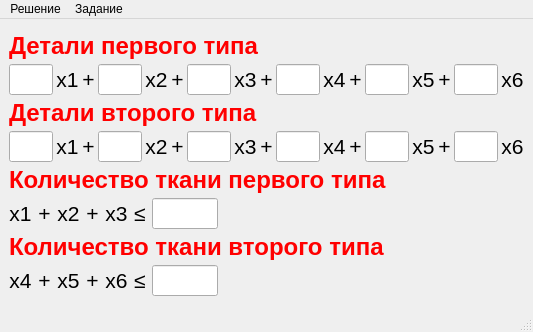
<?xml version="1.0" encoding="UTF-8"?>
<ui version="4.0">
 <class>GivenWindow</class>
 <widget class="QMainWindow" name="GivenWindow">
  <property name="geometry">
   <rect>
    <x>0</x>
    <y>0</y>
    <width>533</width>
    <height>332</height>
   </rect>
  </property>
  <property name="windowTitle">
   <string>Вариант 7</string>
  </property>
  <widget class="QWidget" name="centralwidget">
   <layout class="QGridLayout" name="gl_main">
    <property name="verticalSpacing">
     <number>0</number>
    </property>
    <item row="6" column="0" colspan="17">
     <widget class="QLabel" name="l_t2">
      <property name="sizePolicy">
       <sizepolicy hsizetype="Preferred" vsizetype="Fixed">
        <horstretch>0</horstretch>
        <verstretch>0</verstretch>
       </sizepolicy>
      </property>
      <property name="font">
       <font>
        <pointsize>18</pointsize>
        <bold>true</bold>
       </font>
      </property>
      <property name="styleSheet">
       <string notr="true">color:red</string>
      </property>
      <property name="text">
       <string>Количество ткани второго типа</string>
      </property>
     </widget>
    </item>
    <item row="7" column="0" colspan="17">
     <layout class="QHBoxLayout" name="hl_t2">
      <property name="spacing">
       <number>6</number>
      </property>
      <item>
       <widget class="QLabel" name="l_t2_x4">
        <property name="sizePolicy">
         <sizepolicy hsizetype="Fixed" vsizetype="Fixed">
          <horstretch>0</horstretch>
          <verstretch>0</verstretch>
         </sizepolicy>
        </property>
        <property name="font">
         <font>
          <pointsize>16</pointsize>
         </font>
        </property>
        <property name="text">
         <string>x4</string>
        </property>
        <property name="alignment">
         <set>Qt::AlignmentFlag::AlignCenter</set>
        </property>
       </widget>
      </item>
      <item>
       <widget class="QLabel" name="l_t2_x4_plus">
        <property name="sizePolicy">
         <sizepolicy hsizetype="Fixed" vsizetype="Fixed">
          <horstretch>0</horstretch>
          <verstretch>0</verstretch>
         </sizepolicy>
        </property>
        <property name="font">
         <font>
          <pointsize>16</pointsize>
         </font>
        </property>
        <property name="text">
         <string>+</string>
        </property>
        <property name="alignment">
         <set>Qt::AlignmentFlag::AlignCenter</set>
        </property>
       </widget>
      </item>
      <item>
       <widget class="QLabel" name="l_t2_x5">
        <property name="sizePolicy">
         <sizepolicy hsizetype="Fixed" vsizetype="Fixed">
          <horstretch>0</horstretch>
          <verstretch>0</verstretch>
         </sizepolicy>
        </property>
        <property name="font">
         <font>
          <pointsize>16</pointsize>
         </font>
        </property>
        <property name="text">
         <string>x5</string>
        </property>
        <property name="alignment">
         <set>Qt::AlignmentFlag::AlignCenter</set>
        </property>
       </widget>
      </item>
      <item>
       <widget class="QLabel" name="l_t2_x5_plus">
        <property name="sizePolicy">
         <sizepolicy hsizetype="Fixed" vsizetype="Fixed">
          <horstretch>0</horstretch>
          <verstretch>0</verstretch>
         </sizepolicy>
        </property>
        <property name="font">
         <font>
          <pointsize>16</pointsize>
         </font>
        </property>
        <property name="text">
         <string>+</string>
        </property>
        <property name="alignment">
         <set>Qt::AlignmentFlag::AlignCenter</set>
        </property>
       </widget>
      </item>
      <item>
       <widget class="QLabel" name="l_t2_x6">
        <property name="sizePolicy">
         <sizepolicy hsizetype="Fixed" vsizetype="Fixed">
          <horstretch>0</horstretch>
          <verstretch>0</verstretch>
         </sizepolicy>
        </property>
        <property name="font">
         <font>
          <pointsize>16</pointsize>
         </font>
        </property>
        <property name="text">
         <string>x6</string>
        </property>
        <property name="alignment">
         <set>Qt::AlignmentFlag::AlignCenter</set>
        </property>
       </widget>
      </item>
      <item>
       <widget class="QLabel" name="l_t2_le">
        <property name="sizePolicy">
         <sizepolicy hsizetype="Fixed" vsizetype="Fixed">
          <horstretch>0</horstretch>
          <verstretch>0</verstretch>
         </sizepolicy>
        </property>
        <property name="font">
         <font>
          <pointsize>16</pointsize>
         </font>
        </property>
        <property name="text">
         <string>≤</string>
        </property>
        <property name="alignment">
         <set>Qt::AlignmentFlag::AlignCenter</set>
        </property>
       </widget>
      </item>
      <item>
       <widget class="QLineEdit" name="le_t2_rhs">
        <property name="sizePolicy">
         <sizepolicy hsizetype="Expanding" vsizetype="Fixed">
          <horstretch>0</horstretch>
          <verstretch>0</verstretch>
         </sizepolicy>
        </property>
        <property name="maximumSize">
         <size>
          <width>66</width>
          <height>16777215</height>
         </size>
        </property>
        <property name="font">
         <font>
          <pointsize>14</pointsize>
          <bold>false</bold>
         </font>
        </property>
        <property name="maxLength">
         <number>5</number>
        </property>
        <property name="alignment">
         <set>Qt::AlignmentFlag::AlignCenter</set>
        </property>
       </widget>
      </item>
      <item>
       <spacer name="hs_t2">
        <property name="orientation">
         <enum>Qt::Orientation::Horizontal</enum>
        </property>
        <property name="sizeHint" stdset="0">
         <size>
          <width>40</width>
          <height>20</height>
         </size>
        </property>
       </spacer>
      </item>
     </layout>
    </item>
    <item row="2" column="0" colspan="17">
     <widget class="QLabel" name="l_d2">
      <property name="sizePolicy">
       <sizepolicy hsizetype="Preferred" vsizetype="Fixed">
        <horstretch>0</horstretch>
        <verstretch>0</verstretch>
       </sizepolicy>
      </property>
      <property name="font">
       <font>
        <pointsize>18</pointsize>
        <bold>true</bold>
       </font>
      </property>
      <property name="styleSheet">
       <string notr="true">color:red</string>
      </property>
      <property name="text">
       <string>Детали второго типа</string>
      </property>
     </widget>
    </item>
    <item row="1" column="0" colspan="17">
     <layout class="QHBoxLayout" name="hl_d1">
      <property name="spacing">
       <number>3</number>
      </property>
      <item>
       <widget class="QLineEdit" name="le_d1_x1">
        <property name="sizePolicy">
         <sizepolicy hsizetype="Fixed" vsizetype="Fixed">
          <horstretch>0</horstretch>
          <verstretch>0</verstretch>
         </sizepolicy>
        </property>
        <property name="maximumSize">
         <size>
          <width>44</width>
          <height>16777215</height>
         </size>
        </property>
        <property name="font">
         <font>
          <pointsize>14</pointsize>
          <bold>false</bold>
         </font>
        </property>
        <property name="text">
         <string/>
        </property>
        <property name="maxLength">
         <number>3</number>
        </property>
        <property name="alignment">
         <set>Qt::AlignmentFlag::AlignCenter</set>
        </property>
       </widget>
      </item>
      <item>
       <widget class="QLabel" name="l_d1_x1">
        <property name="sizePolicy">
         <sizepolicy hsizetype="Fixed" vsizetype="Fixed">
          <horstretch>0</horstretch>
          <verstretch>0</verstretch>
         </sizepolicy>
        </property>
        <property name="font">
         <font>
          <pointsize>16</pointsize>
         </font>
        </property>
        <property name="text">
         <string>x1</string>
        </property>
        <property name="alignment">
         <set>Qt::AlignmentFlag::AlignCenter</set>
        </property>
       </widget>
      </item>
      <item>
       <widget class="QLabel" name="l_d1_x1_plus">
        <property name="sizePolicy">
         <sizepolicy hsizetype="Fixed" vsizetype="Fixed">
          <horstretch>0</horstretch>
          <verstretch>0</verstretch>
         </sizepolicy>
        </property>
        <property name="font">
         <font>
          <pointsize>16</pointsize>
         </font>
        </property>
        <property name="text">
         <string>+</string>
        </property>
        <property name="alignment">
         <set>Qt::AlignmentFlag::AlignCenter</set>
        </property>
       </widget>
      </item>
      <item>
       <widget class="QLineEdit" name="le_d1_x2">
        <property name="sizePolicy">
         <sizepolicy hsizetype="Fixed" vsizetype="Fixed">
          <horstretch>0</horstretch>
          <verstretch>0</verstretch>
         </sizepolicy>
        </property>
        <property name="maximumSize">
         <size>
          <width>44</width>
          <height>16777215</height>
         </size>
        </property>
        <property name="font">
         <font>
          <pointsize>14</pointsize>
          <bold>false</bold>
         </font>
        </property>
        <property name="text">
         <string/>
        </property>
        <property name="maxLength">
         <number>3</number>
        </property>
        <property name="alignment">
         <set>Qt::AlignmentFlag::AlignCenter</set>
        </property>
       </widget>
      </item>
      <item>
       <widget class="QLabel" name="l_d1_x2">
        <property name="sizePolicy">
         <sizepolicy hsizetype="Fixed" vsizetype="Fixed">
          <horstretch>0</horstretch>
          <verstretch>0</verstretch>
         </sizepolicy>
        </property>
        <property name="font">
         <font>
          <pointsize>16</pointsize>
         </font>
        </property>
        <property name="text">
         <string>x2</string>
        </property>
        <property name="alignment">
         <set>Qt::AlignmentFlag::AlignCenter</set>
        </property>
       </widget>
      </item>
      <item>
       <widget class="QLabel" name="l_d1_x2_plus">
        <property name="sizePolicy">
         <sizepolicy hsizetype="Fixed" vsizetype="Fixed">
          <horstretch>0</horstretch>
          <verstretch>0</verstretch>
         </sizepolicy>
        </property>
        <property name="font">
         <font>
          <pointsize>16</pointsize>
         </font>
        </property>
        <property name="text">
         <string>+</string>
        </property>
        <property name="alignment">
         <set>Qt::AlignmentFlag::AlignCenter</set>
        </property>
       </widget>
      </item>
      <item>
       <widget class="QLineEdit" name="le_d1_x3">
        <property name="sizePolicy">
         <sizepolicy hsizetype="Fixed" vsizetype="Fixed">
          <horstretch>0</horstretch>
          <verstretch>0</verstretch>
         </sizepolicy>
        </property>
        <property name="maximumSize">
         <size>
          <width>44</width>
          <height>16777215</height>
         </size>
        </property>
        <property name="font">
         <font>
          <pointsize>14</pointsize>
          <bold>false</bold>
         </font>
        </property>
        <property name="text">
         <string/>
        </property>
        <property name="maxLength">
         <number>3</number>
        </property>
        <property name="alignment">
         <set>Qt::AlignmentFlag::AlignCenter</set>
        </property>
       </widget>
      </item>
      <item>
       <widget class="QLabel" name="l_d1_x3">
        <property name="sizePolicy">
         <sizepolicy hsizetype="Fixed" vsizetype="Fixed">
          <horstretch>0</horstretch>
          <verstretch>0</verstretch>
         </sizepolicy>
        </property>
        <property name="font">
         <font>
          <pointsize>16</pointsize>
         </font>
        </property>
        <property name="text">
         <string>x3</string>
        </property>
        <property name="alignment">
         <set>Qt::AlignmentFlag::AlignCenter</set>
        </property>
       </widget>
      </item>
      <item>
       <widget class="QLabel" name="l_d1_x3_plus">
        <property name="sizePolicy">
         <sizepolicy hsizetype="Fixed" vsizetype="Fixed">
          <horstretch>0</horstretch>
          <verstretch>0</verstretch>
         </sizepolicy>
        </property>
        <property name="font">
         <font>
          <pointsize>16</pointsize>
         </font>
        </property>
        <property name="text">
         <string>+</string>
        </property>
        <property name="alignment">
         <set>Qt::AlignmentFlag::AlignCenter</set>
        </property>
       </widget>
      </item>
      <item>
       <widget class="QLineEdit" name="le_d1_x4">
        <property name="sizePolicy">
         <sizepolicy hsizetype="Fixed" vsizetype="Fixed">
          <horstretch>0</horstretch>
          <verstretch>0</verstretch>
         </sizepolicy>
        </property>
        <property name="maximumSize">
         <size>
          <width>44</width>
          <height>16777215</height>
         </size>
        </property>
        <property name="font">
         <font>
          <pointsize>14</pointsize>
          <bold>false</bold>
         </font>
        </property>
        <property name="text">
         <string/>
        </property>
        <property name="maxLength">
         <number>3</number>
        </property>
        <property name="alignment">
         <set>Qt::AlignmentFlag::AlignCenter</set>
        </property>
       </widget>
      </item>
      <item>
       <widget class="QLabel" name="l_d1_x4">
        <property name="sizePolicy">
         <sizepolicy hsizetype="Fixed" vsizetype="Fixed">
          <horstretch>0</horstretch>
          <verstretch>0</verstretch>
         </sizepolicy>
        </property>
        <property name="font">
         <font>
          <pointsize>16</pointsize>
         </font>
        </property>
        <property name="text">
         <string>x4</string>
        </property>
        <property name="alignment">
         <set>Qt::AlignmentFlag::AlignCenter</set>
        </property>
       </widget>
      </item>
      <item>
       <widget class="QLabel" name="l_d1_x4_plus">
        <property name="sizePolicy">
         <sizepolicy hsizetype="Fixed" vsizetype="Fixed">
          <horstretch>0</horstretch>
          <verstretch>0</verstretch>
         </sizepolicy>
        </property>
        <property name="font">
         <font>
          <pointsize>16</pointsize>
         </font>
        </property>
        <property name="text">
         <string>+</string>
        </property>
        <property name="alignment">
         <set>Qt::AlignmentFlag::AlignCenter</set>
        </property>
       </widget>
      </item>
      <item>
       <widget class="QLineEdit" name="le_d1_x5">
        <property name="sizePolicy">
         <sizepolicy hsizetype="Fixed" vsizetype="Fixed">
          <horstretch>0</horstretch>
          <verstretch>0</verstretch>
         </sizepolicy>
        </property>
        <property name="maximumSize">
         <size>
          <width>44</width>
          <height>16777215</height>
         </size>
        </property>
        <property name="font">
         <font>
          <pointsize>14</pointsize>
          <bold>false</bold>
         </font>
        </property>
        <property name="text">
         <string/>
        </property>
        <property name="maxLength">
         <number>3</number>
        </property>
        <property name="alignment">
         <set>Qt::AlignmentFlag::AlignCenter</set>
        </property>
       </widget>
      </item>
      <item>
       <widget class="QLabel" name="l_d1_x5">
        <property name="sizePolicy">
         <sizepolicy hsizetype="Fixed" vsizetype="Fixed">
          <horstretch>0</horstretch>
          <verstretch>0</verstretch>
         </sizepolicy>
        </property>
        <property name="font">
         <font>
          <pointsize>16</pointsize>
         </font>
        </property>
        <property name="text">
         <string>x5</string>
        </property>
        <property name="alignment">
         <set>Qt::AlignmentFlag::AlignCenter</set>
        </property>
       </widget>
      </item>
      <item>
       <widget class="QLabel" name="l_d1_x5_plus">
        <property name="sizePolicy">
         <sizepolicy hsizetype="Fixed" vsizetype="Fixed">
          <horstretch>0</horstretch>
          <verstretch>0</verstretch>
         </sizepolicy>
        </property>
        <property name="font">
         <font>
          <pointsize>16</pointsize>
         </font>
        </property>
        <property name="text">
         <string>+</string>
        </property>
        <property name="alignment">
         <set>Qt::AlignmentFlag::AlignCenter</set>
        </property>
       </widget>
      </item>
      <item>
       <widget class="QLineEdit" name="le_d1_x6">
        <property name="sizePolicy">
         <sizepolicy hsizetype="Fixed" vsizetype="Fixed">
          <horstretch>0</horstretch>
          <verstretch>0</verstretch>
         </sizepolicy>
        </property>
        <property name="maximumSize">
         <size>
          <width>44</width>
          <height>16777215</height>
         </size>
        </property>
        <property name="font">
         <font>
          <pointsize>14</pointsize>
          <bold>false</bold>
         </font>
        </property>
        <property name="text">
         <string/>
        </property>
        <property name="maxLength">
         <number>3</number>
        </property>
        <property name="alignment">
         <set>Qt::AlignmentFlag::AlignCenter</set>
        </property>
       </widget>
      </item>
      <item>
       <widget class="QLabel" name="l_d1_x6">
        <property name="sizePolicy">
         <sizepolicy hsizetype="Fixed" vsizetype="Fixed">
          <horstretch>0</horstretch>
          <verstretch>0</verstretch>
         </sizepolicy>
        </property>
        <property name="font">
         <font>
          <pointsize>16</pointsize>
         </font>
        </property>
        <property name="text">
         <string>x6</string>
        </property>
        <property name="alignment">
         <set>Qt::AlignmentFlag::AlignCenter</set>
        </property>
       </widget>
      </item>
     </layout>
    </item>
    <item row="3" column="0" colspan="17">
     <layout class="QHBoxLayout" name="hl_d2">
      <property name="spacing">
       <number>3</number>
      </property>
      <item>
       <widget class="QLineEdit" name="le_d2_x1">
        <property name="sizePolicy">
         <sizepolicy hsizetype="Fixed" vsizetype="Fixed">
          <horstretch>0</horstretch>
          <verstretch>0</verstretch>
         </sizepolicy>
        </property>
        <property name="maximumSize">
         <size>
          <width>44</width>
          <height>16777215</height>
         </size>
        </property>
        <property name="font">
         <font>
          <pointsize>14</pointsize>
          <bold>false</bold>
         </font>
        </property>
        <property name="text">
         <string/>
        </property>
        <property name="maxLength">
         <number>3</number>
        </property>
        <property name="alignment">
         <set>Qt::AlignmentFlag::AlignCenter</set>
        </property>
       </widget>
      </item>
      <item>
       <widget class="QLabel" name="l_d2_x1">
        <property name="sizePolicy">
         <sizepolicy hsizetype="Fixed" vsizetype="Fixed">
          <horstretch>0</horstretch>
          <verstretch>0</verstretch>
         </sizepolicy>
        </property>
        <property name="font">
         <font>
          <pointsize>16</pointsize>
         </font>
        </property>
        <property name="text">
         <string>x1</string>
        </property>
        <property name="alignment">
         <set>Qt::AlignmentFlag::AlignCenter</set>
        </property>
       </widget>
      </item>
      <item>
       <widget class="QLabel" name="l_d2_x1_plus">
        <property name="sizePolicy">
         <sizepolicy hsizetype="Fixed" vsizetype="Fixed">
          <horstretch>0</horstretch>
          <verstretch>0</verstretch>
         </sizepolicy>
        </property>
        <property name="font">
         <font>
          <pointsize>16</pointsize>
         </font>
        </property>
        <property name="text">
         <string>+</string>
        </property>
        <property name="alignment">
         <set>Qt::AlignmentFlag::AlignCenter</set>
        </property>
       </widget>
      </item>
      <item>
       <widget class="QLineEdit" name="le_d2_x2">
        <property name="sizePolicy">
         <sizepolicy hsizetype="Fixed" vsizetype="Fixed">
          <horstretch>0</horstretch>
          <verstretch>0</verstretch>
         </sizepolicy>
        </property>
        <property name="maximumSize">
         <size>
          <width>44</width>
          <height>16777215</height>
         </size>
        </property>
        <property name="font">
         <font>
          <pointsize>14</pointsize>
          <bold>false</bold>
         </font>
        </property>
        <property name="text">
         <string/>
        </property>
        <property name="maxLength">
         <number>3</number>
        </property>
        <property name="alignment">
         <set>Qt::AlignmentFlag::AlignCenter</set>
        </property>
       </widget>
      </item>
      <item>
       <widget class="QLabel" name="l_d2_x2">
        <property name="sizePolicy">
         <sizepolicy hsizetype="Fixed" vsizetype="Fixed">
          <horstretch>0</horstretch>
          <verstretch>0</verstretch>
         </sizepolicy>
        </property>
        <property name="font">
         <font>
          <pointsize>16</pointsize>
         </font>
        </property>
        <property name="text">
         <string>x2</string>
        </property>
        <property name="alignment">
         <set>Qt::AlignmentFlag::AlignCenter</set>
        </property>
       </widget>
      </item>
      <item>
       <widget class="QLabel" name="l_d2_x2_plus">
        <property name="sizePolicy">
         <sizepolicy hsizetype="Fixed" vsizetype="Fixed">
          <horstretch>0</horstretch>
          <verstretch>0</verstretch>
         </sizepolicy>
        </property>
        <property name="font">
         <font>
          <pointsize>16</pointsize>
         </font>
        </property>
        <property name="text">
         <string>+</string>
        </property>
        <property name="alignment">
         <set>Qt::AlignmentFlag::AlignCenter</set>
        </property>
       </widget>
      </item>
      <item>
       <widget class="QLineEdit" name="le_d2_x3">
        <property name="sizePolicy">
         <sizepolicy hsizetype="Fixed" vsizetype="Fixed">
          <horstretch>0</horstretch>
          <verstretch>0</verstretch>
         </sizepolicy>
        </property>
        <property name="maximumSize">
         <size>
          <width>44</width>
          <height>16777215</height>
         </size>
        </property>
        <property name="font">
         <font>
          <pointsize>14</pointsize>
          <bold>false</bold>
         </font>
        </property>
        <property name="text">
         <string/>
        </property>
        <property name="maxLength">
         <number>3</number>
        </property>
        <property name="alignment">
         <set>Qt::AlignmentFlag::AlignCenter</set>
        </property>
       </widget>
      </item>
      <item>
       <widget class="QLabel" name="l_d2_x3">
        <property name="sizePolicy">
         <sizepolicy hsizetype="Fixed" vsizetype="Fixed">
          <horstretch>0</horstretch>
          <verstretch>0</verstretch>
         </sizepolicy>
        </property>
        <property name="font">
         <font>
          <pointsize>16</pointsize>
         </font>
        </property>
        <property name="text">
         <string>x3</string>
        </property>
        <property name="alignment">
         <set>Qt::AlignmentFlag::AlignCenter</set>
        </property>
       </widget>
      </item>
      <item>
       <widget class="QLabel" name="l_d2_x3_plus">
        <property name="sizePolicy">
         <sizepolicy hsizetype="Fixed" vsizetype="Fixed">
          <horstretch>0</horstretch>
          <verstretch>0</verstretch>
         </sizepolicy>
        </property>
        <property name="font">
         <font>
          <pointsize>16</pointsize>
         </font>
        </property>
        <property name="text">
         <string>+</string>
        </property>
        <property name="alignment">
         <set>Qt::AlignmentFlag::AlignCenter</set>
        </property>
       </widget>
      </item>
      <item>
       <widget class="QLineEdit" name="le_d2_x4">
        <property name="sizePolicy">
         <sizepolicy hsizetype="Fixed" vsizetype="Fixed">
          <horstretch>0</horstretch>
          <verstretch>0</verstretch>
         </sizepolicy>
        </property>
        <property name="maximumSize">
         <size>
          <width>44</width>
          <height>16777215</height>
         </size>
        </property>
        <property name="font">
         <font>
          <pointsize>14</pointsize>
          <bold>false</bold>
         </font>
        </property>
        <property name="text">
         <string/>
        </property>
        <property name="maxLength">
         <number>3</number>
        </property>
        <property name="alignment">
         <set>Qt::AlignmentFlag::AlignCenter</set>
        </property>
       </widget>
      </item>
      <item>
       <widget class="QLabel" name="l_d2_x4">
        <property name="sizePolicy">
         <sizepolicy hsizetype="Fixed" vsizetype="Fixed">
          <horstretch>0</horstretch>
          <verstretch>0</verstretch>
         </sizepolicy>
        </property>
        <property name="font">
         <font>
          <pointsize>16</pointsize>
         </font>
        </property>
        <property name="text">
         <string>x4</string>
        </property>
        <property name="alignment">
         <set>Qt::AlignmentFlag::AlignCenter</set>
        </property>
       </widget>
      </item>
      <item>
       <widget class="QLabel" name="l_d2_x4_plus">
        <property name="sizePolicy">
         <sizepolicy hsizetype="Fixed" vsizetype="Fixed">
          <horstretch>0</horstretch>
          <verstretch>0</verstretch>
         </sizepolicy>
        </property>
        <property name="font">
         <font>
          <pointsize>16</pointsize>
         </font>
        </property>
        <property name="text">
         <string>+</string>
        </property>
        <property name="alignment">
         <set>Qt::AlignmentFlag::AlignCenter</set>
        </property>
       </widget>
      </item>
      <item>
       <widget class="QLineEdit" name="le_d2_x5">
        <property name="sizePolicy">
         <sizepolicy hsizetype="Fixed" vsizetype="Fixed">
          <horstretch>0</horstretch>
          <verstretch>0</verstretch>
         </sizepolicy>
        </property>
        <property name="maximumSize">
         <size>
          <width>44</width>
          <height>16777215</height>
         </size>
        </property>
        <property name="font">
         <font>
          <pointsize>14</pointsize>
          <bold>false</bold>
         </font>
        </property>
        <property name="text">
         <string/>
        </property>
        <property name="maxLength">
         <number>3</number>
        </property>
        <property name="alignment">
         <set>Qt::AlignmentFlag::AlignCenter</set>
        </property>
       </widget>
      </item>
      <item>
       <widget class="QLabel" name="l_d2_x5">
        <property name="sizePolicy">
         <sizepolicy hsizetype="Fixed" vsizetype="Fixed">
          <horstretch>0</horstretch>
          <verstretch>0</verstretch>
         </sizepolicy>
        </property>
        <property name="font">
         <font>
          <pointsize>16</pointsize>
         </font>
        </property>
        <property name="text">
         <string>x5</string>
        </property>
        <property name="alignment">
         <set>Qt::AlignmentFlag::AlignCenter</set>
        </property>
       </widget>
      </item>
      <item>
       <widget class="QLabel" name="l_d2_x5_plus">
        <property name="sizePolicy">
         <sizepolicy hsizetype="Fixed" vsizetype="Fixed">
          <horstretch>0</horstretch>
          <verstretch>0</verstretch>
         </sizepolicy>
        </property>
        <property name="font">
         <font>
          <pointsize>16</pointsize>
         </font>
        </property>
        <property name="text">
         <string>+</string>
        </property>
        <property name="alignment">
         <set>Qt::AlignmentFlag::AlignCenter</set>
        </property>
       </widget>
      </item>
      <item>
       <widget class="QLineEdit" name="le_d2_x6">
        <property name="sizePolicy">
         <sizepolicy hsizetype="Fixed" vsizetype="Fixed">
          <horstretch>0</horstretch>
          <verstretch>0</verstretch>
         </sizepolicy>
        </property>
        <property name="maximumSize">
         <size>
          <width>44</width>
          <height>16777215</height>
         </size>
        </property>
        <property name="font">
         <font>
          <pointsize>14</pointsize>
          <bold>false</bold>
         </font>
        </property>
        <property name="text">
         <string/>
        </property>
        <property name="maxLength">
         <number>3</number>
        </property>
        <property name="alignment">
         <set>Qt::AlignmentFlag::AlignCenter</set>
        </property>
       </widget>
      </item>
      <item>
       <widget class="QLabel" name="l_d2_x6">
        <property name="sizePolicy">
         <sizepolicy hsizetype="Fixed" vsizetype="Fixed">
          <horstretch>0</horstretch>
          <verstretch>0</verstretch>
         </sizepolicy>
        </property>
        <property name="font">
         <font>
          <pointsize>16</pointsize>
         </font>
        </property>
        <property name="text">
         <string>x6</string>
        </property>
        <property name="alignment">
         <set>Qt::AlignmentFlag::AlignCenter</set>
        </property>
       </widget>
      </item>
     </layout>
    </item>
    <item row="0" column="0" colspan="17">
     <widget class="QLabel" name="l_d1">
      <property name="sizePolicy">
       <sizepolicy hsizetype="Preferred" vsizetype="Fixed">
        <horstretch>0</horstretch>
        <verstretch>0</verstretch>
       </sizepolicy>
      </property>
      <property name="font">
       <font>
        <pointsize>18</pointsize>
        <bold>true</bold>
       </font>
      </property>
      <property name="styleSheet">
       <string notr="true">color:red</string>
      </property>
      <property name="text">
       <string>Детали первого типа</string>
      </property>
     </widget>
    </item>
    <item row="5" column="0" colspan="17">
     <layout class="QHBoxLayout" name="hl_t1">
      <property name="spacing">
       <number>6</number>
      </property>
      <item>
       <widget class="QLabel" name="l_t1_x1">
        <property name="sizePolicy">
         <sizepolicy hsizetype="Fixed" vsizetype="Fixed">
          <horstretch>0</horstretch>
          <verstretch>0</verstretch>
         </sizepolicy>
        </property>
        <property name="font">
         <font>
          <pointsize>16</pointsize>
         </font>
        </property>
        <property name="text">
         <string>x1</string>
        </property>
        <property name="alignment">
         <set>Qt::AlignmentFlag::AlignCenter</set>
        </property>
       </widget>
      </item>
      <item>
       <widget class="QLabel" name="l_t1_x1_plus">
        <property name="sizePolicy">
         <sizepolicy hsizetype="Fixed" vsizetype="Fixed">
          <horstretch>0</horstretch>
          <verstretch>0</verstretch>
         </sizepolicy>
        </property>
        <property name="font">
         <font>
          <pointsize>16</pointsize>
         </font>
        </property>
        <property name="text">
         <string>+</string>
        </property>
        <property name="alignment">
         <set>Qt::AlignmentFlag::AlignCenter</set>
        </property>
       </widget>
      </item>
      <item>
       <widget class="QLabel" name="l_t1_x2">
        <property name="sizePolicy">
         <sizepolicy hsizetype="Fixed" vsizetype="Fixed">
          <horstretch>0</horstretch>
          <verstretch>0</verstretch>
         </sizepolicy>
        </property>
        <property name="font">
         <font>
          <pointsize>16</pointsize>
         </font>
        </property>
        <property name="text">
         <string>x2</string>
        </property>
        <property name="alignment">
         <set>Qt::AlignmentFlag::AlignCenter</set>
        </property>
       </widget>
      </item>
      <item>
       <widget class="QLabel" name="l_t1_x2_plus">
        <property name="sizePolicy">
         <sizepolicy hsizetype="Fixed" vsizetype="Fixed">
          <horstretch>0</horstretch>
          <verstretch>0</verstretch>
         </sizepolicy>
        </property>
        <property name="font">
         <font>
          <pointsize>16</pointsize>
         </font>
        </property>
        <property name="text">
         <string>+</string>
        </property>
        <property name="alignment">
         <set>Qt::AlignmentFlag::AlignCenter</set>
        </property>
       </widget>
      </item>
      <item>
       <widget class="QLabel" name="l_t1_x3">
        <property name="sizePolicy">
         <sizepolicy hsizetype="Fixed" vsizetype="Fixed">
          <horstretch>0</horstretch>
          <verstretch>0</verstretch>
         </sizepolicy>
        </property>
        <property name="font">
         <font>
          <pointsize>16</pointsize>
         </font>
        </property>
        <property name="text">
         <string>x3</string>
        </property>
        <property name="alignment">
         <set>Qt::AlignmentFlag::AlignCenter</set>
        </property>
       </widget>
      </item>
      <item>
       <widget class="QLabel" name="l_t1_le">
        <property name="sizePolicy">
         <sizepolicy hsizetype="Fixed" vsizetype="Fixed">
          <horstretch>0</horstretch>
          <verstretch>0</verstretch>
         </sizepolicy>
        </property>
        <property name="font">
         <font>
          <pointsize>16</pointsize>
         </font>
        </property>
        <property name="text">
         <string>≤</string>
        </property>
        <property name="alignment">
         <set>Qt::AlignmentFlag::AlignCenter</set>
        </property>
       </widget>
      </item>
      <item>
       <widget class="QLineEdit" name="le_t1_rhs">
        <property name="sizePolicy">
         <sizepolicy hsizetype="Expanding" vsizetype="Fixed">
          <horstretch>0</horstretch>
          <verstretch>0</verstretch>
         </sizepolicy>
        </property>
        <property name="maximumSize">
         <size>
          <width>66</width>
          <height>16777215</height>
         </size>
        </property>
        <property name="font">
         <font>
          <pointsize>14</pointsize>
          <bold>false</bold>
         </font>
        </property>
        <property name="maxLength">
         <number>5</number>
        </property>
        <property name="alignment">
         <set>Qt::AlignmentFlag::AlignCenter</set>
        </property>
       </widget>
      </item>
      <item>
       <spacer name="hs_t1">
        <property name="orientation">
         <enum>Qt::Orientation::Horizontal</enum>
        </property>
        <property name="sizeHint" stdset="0">
         <size>
          <width>40</width>
          <height>20</height>
         </size>
        </property>
       </spacer>
      </item>
     </layout>
    </item>
    <item row="4" column="0" colspan="17">
     <widget class="QLabel" name="l_t1">
      <property name="sizePolicy">
       <sizepolicy hsizetype="Preferred" vsizetype="Fixed">
        <horstretch>0</horstretch>
        <verstretch>0</verstretch>
       </sizepolicy>
      </property>
      <property name="font">
       <font>
        <pointsize>18</pointsize>
        <bold>true</bold>
       </font>
      </property>
      <property name="styleSheet">
       <string notr="true">color:red</string>
      </property>
      <property name="text">
       <string>Количество ткани первого типа</string>
      </property>
     </widget>
    </item>
   </layout>
  </widget>
  <widget class="QMenuBar" name="menubar">
   <property name="geometry">
    <rect>
     <x>0</x>
     <y>0</y>
     <width>533</width>
     <height>33</height>
    </rect>
   </property>
   <widget class="QMenu" name="m_solution">
    <property name="title">
     <string>Решение</string>
    </property>
    <addaction name="a_find_solution"/>
   </widget>
   <widget class="QMenu" name="m_task">
    <property name="title">
     <string>Задание</string>
    </property>
    <addaction name="a_put_task"/>
    <addaction name="a_show_task"/>
   </widget>
   <addaction name="m_solution"/>
   <addaction name="m_task"/>
  </widget>
  <widget class="QStatusBar" name="statusbar"/>
  <action name="a_put_task">
   <property name="text">
    <string>Вставить значения</string>
   </property>
  </action>
  <action name="a_show_task">
   <property name="text">
    <string>Посмотреть</string>
   </property>
  </action>
  <action name="a_find_solution">
   <property name="text">
    <string>Найти</string>
   </property>
  </action>
 </widget>
 <tabstops>
  <tabstop>le_t1_rhs</tabstop>
  <tabstop>le_t2_rhs</tabstop>
  <tabstop>le_d1_x1</tabstop>
  <tabstop>le_d1_x2</tabstop>
  <tabstop>le_d1_x3</tabstop>
  <tabstop>le_d1_x4</tabstop>
  <tabstop>le_d1_x5</tabstop>
  <tabstop>le_d1_x6</tabstop>
  <tabstop>le_d2_x1</tabstop>
  <tabstop>le_d2_x2</tabstop>
  <tabstop>le_d2_x3</tabstop>
  <tabstop>le_d2_x4</tabstop>
  <tabstop>le_d2_x5</tabstop>
  <tabstop>le_d2_x6</tabstop>
 </tabstops>
 <resources/>
 <connections/>
</ui>
